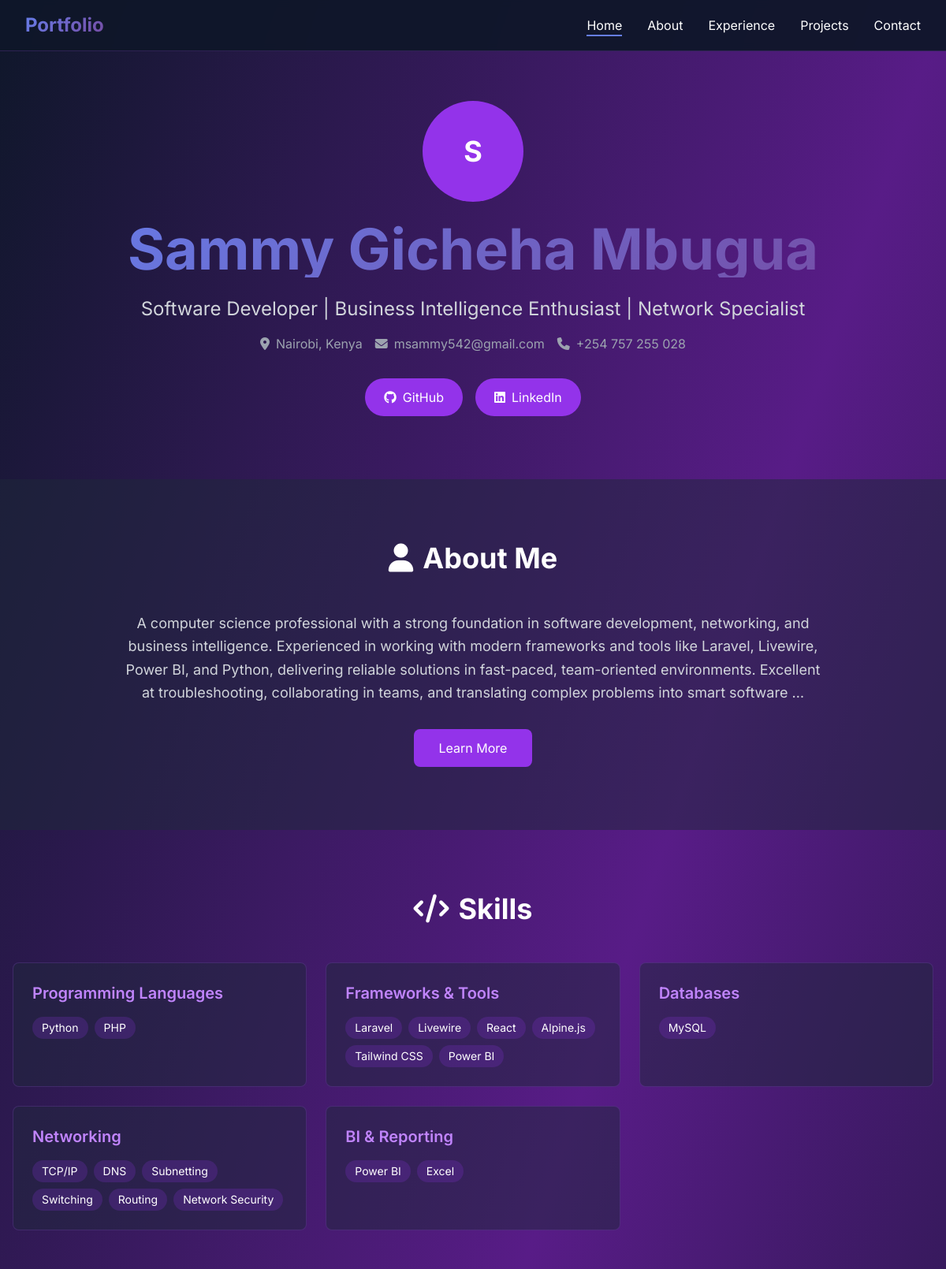
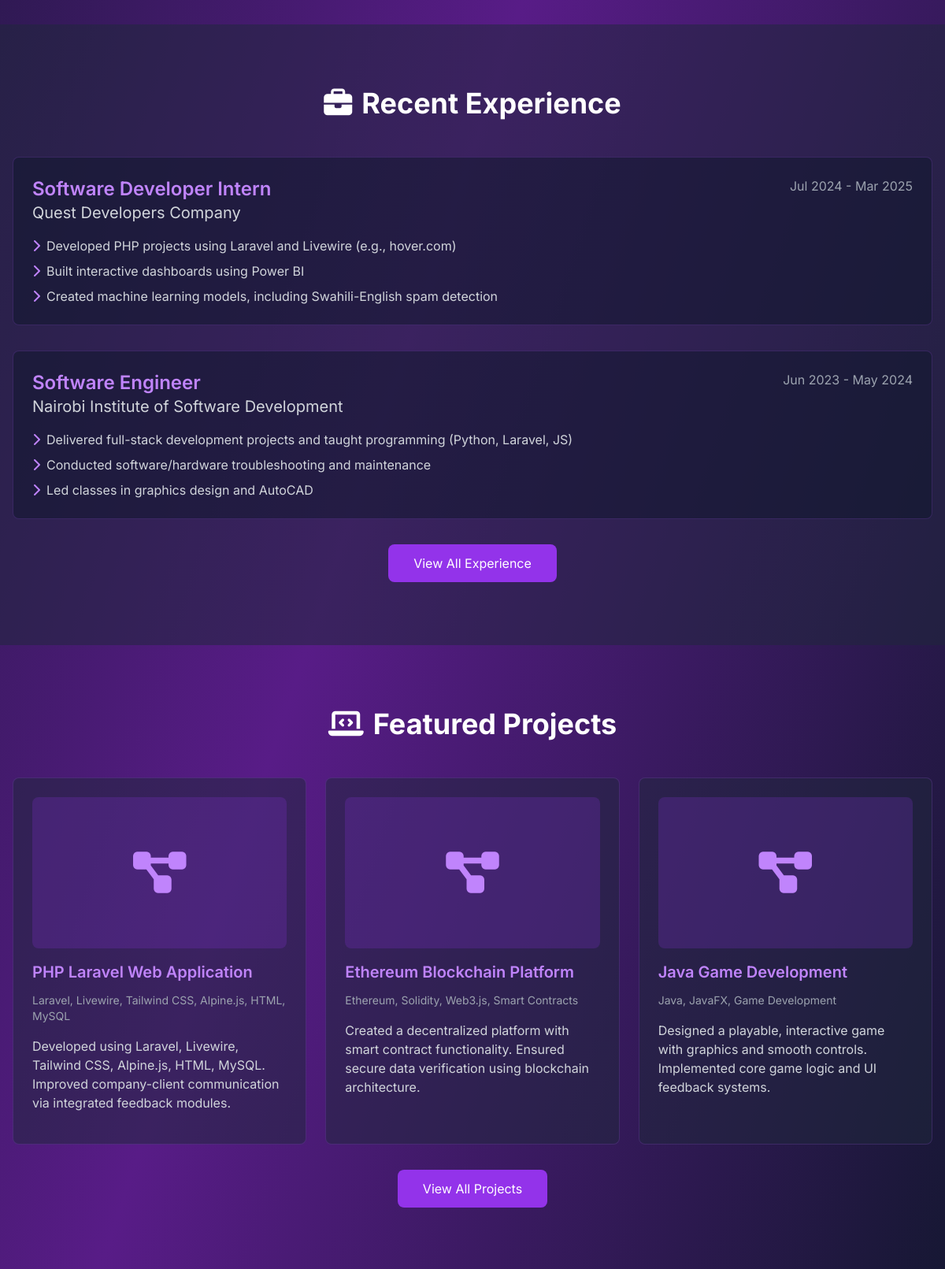
The page / (upper part) on the database its author committed (2 pictures, top to bottom).
### portfolio/models.py (models this page shows, shortened)
class Profile(models.Model):
    name = models.CharField(max_length=100)
    title = models.CharField(max_length=200)
    email = models.EmailField()
    phone = models.CharField(max_length=20)
    location = models.CharField(max_length=100)
    github_url = models.URLField(blank=True, null=True)
    linkedin_url = models.URLField(blank=True, null=True)
    about = models.TextField()
    profile_image = models.ImageField(upload_to='profile/', blank=True, null=True)
    resume = models.FileField(upload_to='resumes/', blank=True, null=True)
    created_at = models.DateTimeField(auto_now_add=True)
    updated_at = models.DateTimeField(auto_now=True)
    class Meta:
        verbose_name = 'Profile'
        verbose_name_plural = 'Profiles'

class SkillCategory(models.Model):
    name = models.CharField(max_length=100)
    order = models.IntegerField(default=0)
    class Meta:
        ordering = ['order']
        verbose_name = 'Skill Category'
        verbose_name_plural = 'Skill Categories'

class Skill(models.Model):
    name = models.CharField(max_length=100)
    category = models.ForeignKey(
        SkillCategory,
        on_delete=models.CASCADE,
        related_name='skills'
    )
    proficiency = models.IntegerField(
        default=0,
        validators=[MinValueValidator(0), MaxValueValidator(100)]
    )
    order = models.IntegerField(default=0)
    class Meta:
        ordering = ['category__order', 'order', 'name']
        verbose_name = 'Skill'
        verbose_name_plural = 'Skills'

class Experience(models.Model):
    title = models.CharField(max_length=200)
    company = models.CharField(max_length=200)
    location = models.CharField(max_length=100, blank=True)
    start_date = models.DateField()
    end_date = models.DateField(null=True, blank=True)
    description = models.TextField()
    currently_working = models.BooleanField(default=False)
    created_at = models.DateTimeField(auto_now_add=True)
    class Meta:
        ordering = ['-start_date']
        verbose_name = 'Experience'
        verbose_name_plural = 'Experiences'
    @property
    def duration(self):
        end = 'Present' if self.currently_working else self.end_date.strftime('%b %Y')
        return f"{self.start_date.strftime('%b %Y')} - {end}"

class Achievement(models.Model):
    experience = models.ForeignKey(
        Experience,
        on_delete=models.CASCADE,
        related_name='achievements'
    )
    description = models.TextField()
    order = models.IntegerField(default=0)
    class Meta:
        ordering = ['order']
        verbose_name = 'Achievement'
        verbose_name_plural = 'Achievements'

class Project(models.Model):
    title = models.CharField(max_length=200)
    description = models.TextField()
    technologies = models.CharField(max_length=300)
    github_url = models.URLField(blank=True, null=True)
    live_url = models.URLField(blank=True, null=True)
    featured = models.BooleanField(default=False)
    order = models.IntegerField(default=0)
    image = models.ImageField(upload_to='projects/', blank=True, null=True)
    created_at = models.DateTimeField(auto_now_add=True)
    class Meta:
        ordering = ['order', '-created_at']
        verbose_name = 'Project'
        verbose_name_plural = 'Projects'

### portfolio/views.py (the view)
# urls.py: path('', views.home, name='home'),
def home(request):
    try:
        profile = Profile.objects.first()
    except Profile.DoesNotExist:
        profile = None
    education = Education.objects.all()[:3]
    experiences = Experience.objects.all()[:4]
    skill_categories = SkillCategory.objects.prefetch_related('skills').all()
    featured_projects = Project.objects.filter(featured=True)[:6]
    social_links = SocialLink.objects.all()
    context = {
        'profile': profile,
        'education': education,
        'experiences': experiences,
        'skill_categories': skill_categories,
        'projects': featured_projects,
        'social_links': social_links,
    }
    return render(request, 'portfolio/home.html', context)

### portfolio/templates/portfolio/home.html (shortened to what this page needs)
{% extends 'portfolio/base.html' %}
{% block content %}
<section class="pt-32 pb-20 px-4">
    <div class="max-w-7xl mx-auto">
        <div class="text-center">
            {% if profile.profile_image %}
            <img src="{{ profile.profile_image.url }}" alt="{{ profile.name }}" class="w-32 h-32 rounded-full mx-auto mb-6 border-4 border-purple-500">
            {% else %}
            <div class="w-32 h-32 rounded-full mx-auto mb-6 bg-purple-600 flex items-center justify-center text-4xl font-bold">
                {{ profile.name|slice:":1" }}
            </div>
            {% endif %}
            <h1 class="text-5xl md:text-7xl font-bold mb-6 gradient-text">
                {{ profile.name }}
            </h1>
            <p class="text-xl md:text-2xl text-gray-300 mb-4">
                {{ profile.title }}
            </p>
            <div class="flex flex-wrap justify-center gap-4 text-gray-400 mb-8">
                <div class="flex items-center gap-2">
                    <i class="fas fa-map-marker-alt"></i>
                    <span>{{ profile.location }}</span>
                </div>
                <div class="flex items-center gap-2">
                    <i class="fas fa-envelope"></i>
                    <span>{{ profile.email }}</span>
                </div>
                <div class="flex items-center gap-2">
                    <i class="fas fa-phone"></i>
                    <span>{{ profile.phone }}</span>
                </div>
            </div>
            <div class="flex justify-center gap-4">
                {% if profile.github_url %}
                <a href="{{ profile.github_url }}" target="_blank" class="bg-purple-600 hover:bg-purple-700 px-6 py-3 rounded-full transition-colors flex items-center gap-2">
                    <i class="fab fa-github"></i> GitHub
                </a>
                {% endif %}
                {% if profile.linkedin_url %}
                <a href="{{ profile.linkedin_url }}" target="_blank" class="bg-purple-600 hover:bg-purple-700 px-6 py-3 rounded-full transition-colors flex items-center gap-2">
                    <i class="fab fa-linkedin"></i> LinkedIn
                </a>
                {% endif %}
            </div>
        </div>
    </div>
</section>
<section class="py-20 px-4 bg-slate-800/50">
    <div class="max-w-7xl mx-auto">
        <h2 class="text-4xl font-bold mb-12 text-center">
            <i class="fas fa-user mr-3"></i>About Me
        </h2>
        <p class="text-lg text-gray-300 max-w-4xl mx-auto text-center leading-relaxed mb-8">
            {{ profile.about|truncatewords:50 }}
        </p>
        <div class="text-center">
            <a href="{% url 'portfolio:about' %}" class="inline-block bg-purple-600 hover:bg-purple-700 px-8 py-3 rounded-lg transition-colors">
                Learn More
            </a>
        </div>
    </div>
</section>
<section class="py-20 px-4">
    <div class="max-w-7xl mx-auto">
        <h2 class="text-4xl font-bold mb-12 text-center">
            <i class="fas fa-code mr-3"></i>Skills
        </h2>
        <div class="grid md:grid-cols-2 lg:grid-cols-3 gap-6">
            {% for category in skill_categories %}
            <div class="bg-slate-800/50 p-6 rounded-lg border border-purple-500/20 hover:border-purple-500/50 transition-colors card-hover">
                <h3 class="text-xl font-semibold mb-4 text-purple-400">{{ category.name }}</h3>
                <div class="flex flex-wrap gap-2">
                    {% for skill in category.skills.all %}
                    <span class="bg-purple-600/20 px-3 py-1 rounded-full text-sm">
                        {{ skill.name }}
                    </span>
                    {% endfor %}
                </div>
            </div>
            {% endfor %}
        </div>
    </div>
</section>
<section class="py-20 px-4 bg-slate-800/50">
    <div class="max-w-7xl mx-auto">
        <h2 class="text-4xl font-bold mb-12 text-center">
            <i class="fas fa-briefcase mr-3"></i>Recent Experience
        </h2>
        <div class="space-y-8">
            {% for exp in experiences|slice:":2" %}
            <div class="bg-slate-900/50 p-6 rounded-lg border border-purple-500/20 card-hover">
                <div class="flex flex-col md:flex-row md:justify-between md:items-start mb-4">
                    <div>
                        <h3 class="text-2xl font-semibold text-purple-400">{{ exp.title }}</h3>
                        <p class="text-xl text-gray-300">{{ exp.company }}</p>
                    </div>
                    <span class="text-gray-400 mt-2 md:mt-0">{{ exp.duration }}</span>
                </div>
                <ul class="space-y-2">
                    {% for achievement in exp.achievements.all|slice:":3" %}
                    <li class="text-gray-300 flex items-start">
                        <i class="fas fa-chevron-right text-purple-400 mr-2 mt-1"></i>
                        {{ achievement.description }}
                    </li>
                    {% endfor %}
                </ul>
            </div>
            {% endfor %}
        </div>
        <div class="text-center mt-8">
            <a href="{% url 'portfolio:experience' %}" class="inline-block bg-purple-600 hover:bg-purple-700 px-8 py-3 rounded-lg transition-colors">
                View All Experience
            </a>
        </div>
    </div>
</section>
<section class="py-20 px-4">
    <div class="max-w-7xl mx-auto">
        <h2 class="text-4xl font-bold mb-12 text-center">
            <i class="fas fa-laptop-code mr-3"></i>Featured Projects
        </h2>
        <div class="grid md:grid-cols-2 lg:grid-cols-3 gap-6">
            {% for project in projects %}
            <div class="bg-slate-800/50 p-6 rounded-lg border border-purple-500/20 hover:border-purple-500/50 transition-all card-hover">
                {% if project.image %}
                <img src="{{ project.image.url }}" alt="{{ project.title }}" class="w-full h-48 object-cover rounded-lg mb-4">
                {% else %}
                <div class="w-full h-48 bg-purple-600/20 rounded-lg mb-4 flex items-center justify-center">
                    <i class="fas fa-project-diagram text-6xl text-purple-400"></i>
                </div>
                {% endif %}
                <h3 class="text-xl font-semibold mb-3 text-purple-400">{{ project.title }}</h3>
                <p class="text-sm text-gray-400 mb-4">{{ project.technologies }}</p>
                <p class="text-gray-300 mb-4">{{ project.description|truncatewords:20 }}</p>
            </div>
            {% endfor %}
        </div>
        <div class="text-center mt-8">
            <a href="{% url 'portfolio:projects' %}" class="inline-block bg-purple-600 hover:bg-purple-700 px-8 py-3 rounded-lg transition-colors">
                View All Projects
            </a>
        </div>
    </div>
</section>
{% endblock %}

### portfolio/templates/portfolio/base.html (style rules this page uses)
body { font-family: 'Inter', sans-serif; }
html { scroll-behavior: smooth; }
.gradient-text { background: linear-gradient(135deg, #667eea 0%, #764ba2 100%); -webkit-background-clip: text; -webkit-text-fill-color: transparent; background-clip: text; }
.card-hover { transition: all 0.3s ease; }

### rows shown on the page
Profile: name "S", name "Sammy Gicheha Mbugua", title "Software Developer | Business Intelligence Enthusiast | Network Specialist", location "Nairobi, Kenya", email "msammy542@gmail.com", phone "+254 757 255 028", about "A computer science professional with a strong foundation in software development, networking, and business intelligence. Experienced in working with modern frameworks and tools like Laravel, Livewire, Power BI, and Python, delivering reliable solutions in fast-paced, team-oriented environments. Excellent at troubleshooting, collaborating in teams, and translating complex problems into smart software …"
SkillCategory: name "Programming Languages"
Skill: name "Python"
Skill: name "PHP"
SkillCategory: name "Frameworks & Tools"
Skill: name "Laravel"
Skill: name "Livewire"
Skill: name "React"
Skill: name "Alpine.js"
Skill: name "Tailwind CSS"
Skill: name "Power BI"
SkillCategory: name "Databases"
Skill: name "MySQL"
SkillCategory: name "Networking"
Skill: name "TCP/IP"
Skill: name "DNS"
Skill: name "Subnetting"
Skill: name "Switching"
Skill: name "Routing"
Skill: name "Network Security"
SkillCategory: name "BI & Reporting"
Skill: name "Power BI"
Skill: name "Excel"
Experience: title "Software Developer Intern", company "Quest Developers Company", duration "Jul 2024 - Mar 2025"
Achievement: description "Developed PHP projects using Laravel and Livewire (e.g., hover.com)"
Achievement: description "Built interactive dashboards using Power BI"
Achievement: description "Created machine learning models, including Swahili-English spam detection"
Experience: title "Software Engineer", company "Nairobi Institute of Software Development", duration "Jun 2023 - May 2024"
Achievement: description "Delivered full-stack development projects and taught programming (Python, Laravel, JS)"
Achievement: description "Conducted software/hardware troubleshooting and maintenance"
Achievement: description "Led classes in graphics design and AutoCAD"
Project: title "PHP Laravel Web Application", technologies "Laravel, Livewire, Tailwind CSS, Alpine.js, HTML, MySQL", description "Developed using Laravel, Livewire, Tailwind CSS, Alpine.js, HTML, MySQL. Improved company-client communication via integrated feedback modules."
Project: title "Ethereum Blockchain Platform", technologies "Ethereum, Solidity, Web3.js, Smart Contracts", description "Created a decentralized platform with smart contract functionality. Ensured secure data verification using blockchain architecture."
Project: title "Java Game Development", technologies "Java, JavaFX, Game Development", description "Designed a playable, interactive game with graphics and smooth controls. Implemented core game logic and UI feedback systems."

### other values the page prints
{{ site_profile.name|truncatewords:2|default:"Portfolio" }} "Portfolio"
